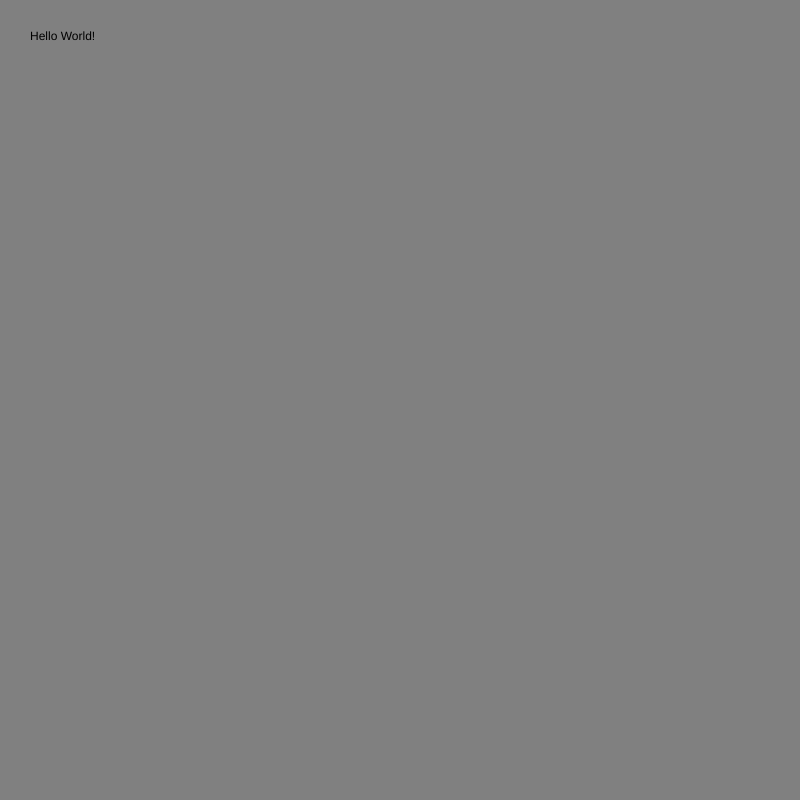
Frame 1 (no input)
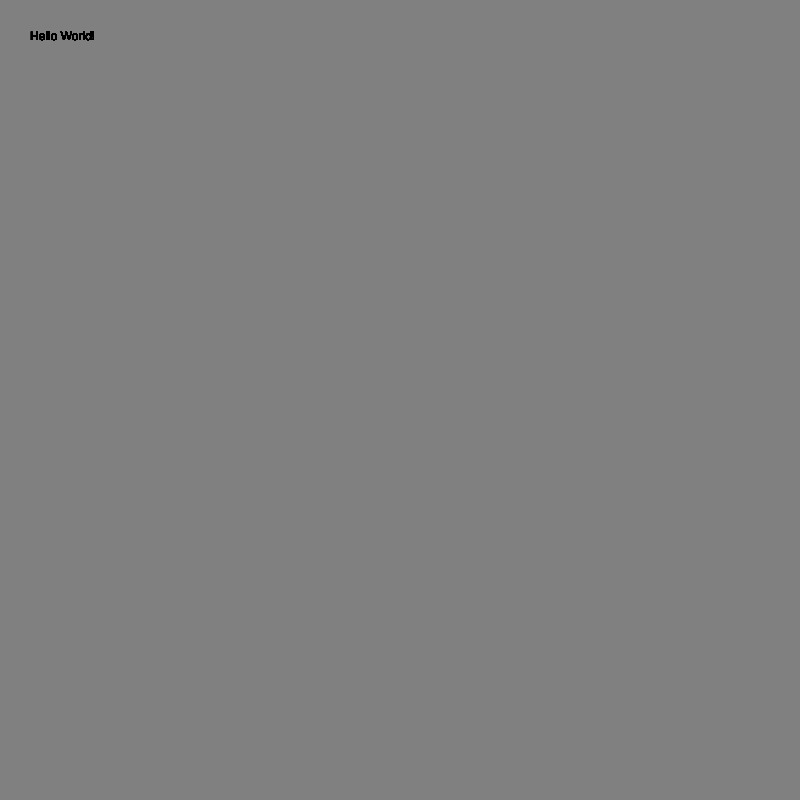
Frame 60 (no input)
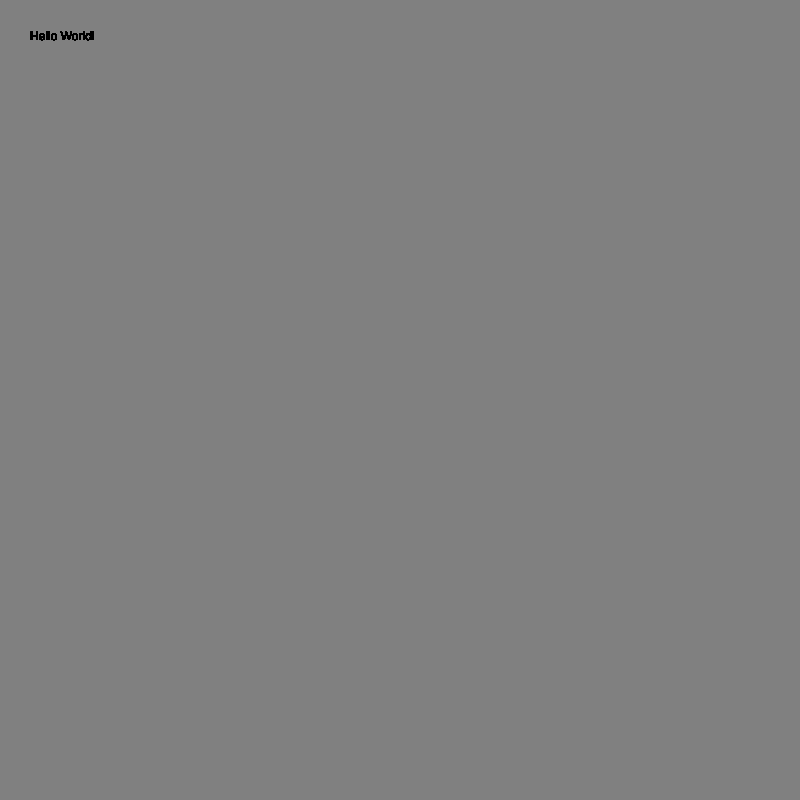
Frame 120 (the mouse pressed at the canvas centre since frame 60)

The p5.js sketch that drew these frames (run headless with seeded random() and noise() and a simulated clock; from frame 60 on, the mouse is pressed at the canvas centre):

// p5.js sketch
// ── sketch.js
// Declare the setup function
function setup() {

    // create a canvas 800px wide and 800px high
    createCanvas( 800, 800 );

    // color the background 'grey'
    background( 'grey' );
}

// Declare the draw function
function draw() {

    // tell p5 to print the text string "Hello World!"
    // This is going to be positioned at ( x: 60, y: 40 ).
    text( "Hello World!", 30, 40 );
}
